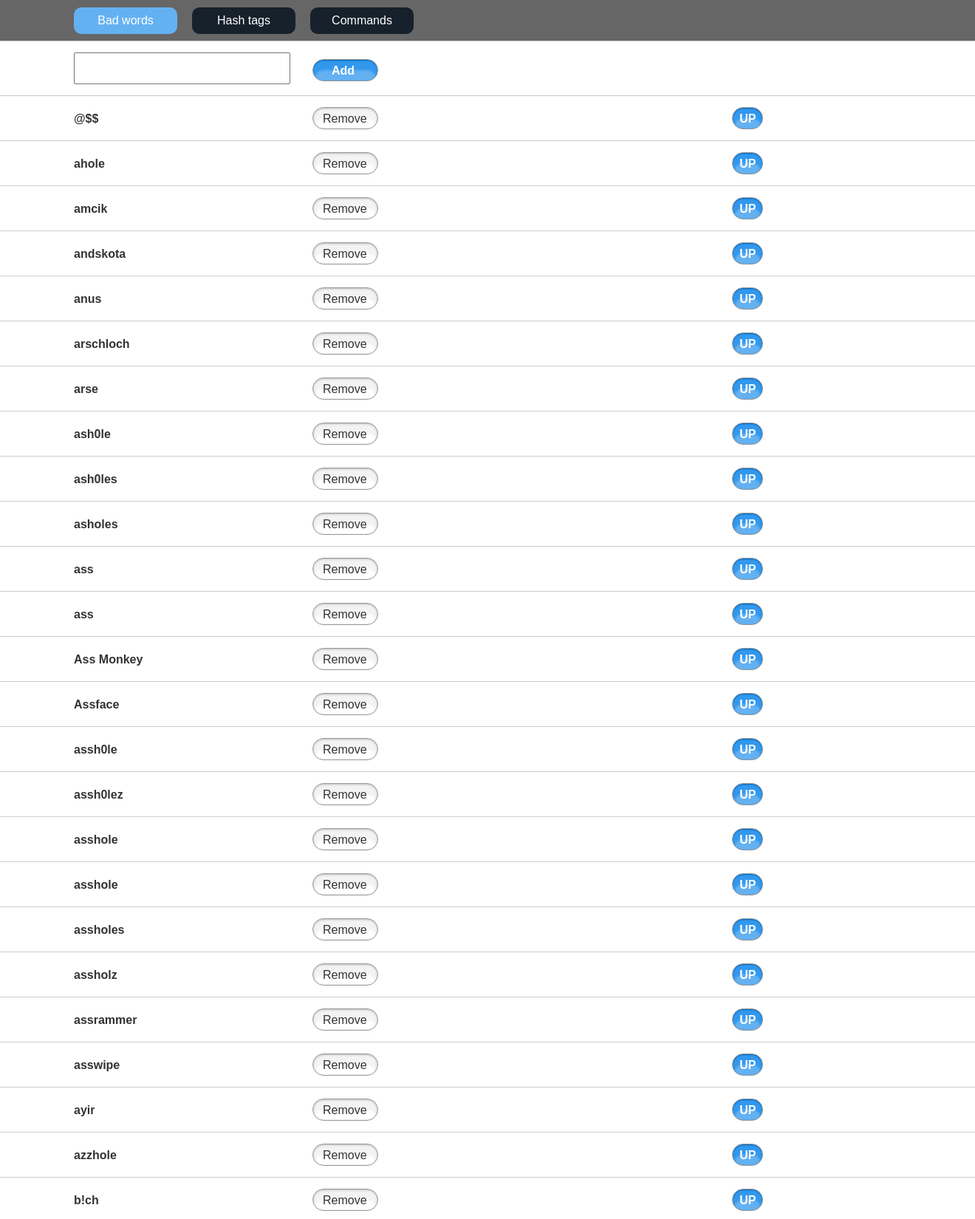
The page /?act=badwords (signed in, upper part) on the database its author committed.
### tables this page shows
CREATE TABLE IF NOT EXISTS `badwords` (
  `id` int(11) unsigned NOT NULL AUTO_INCREMENT,
  `word` varchar(255) NOT NULL,
  PRIMARY KEY (`id`)
);

### html/config/config.php (called while the page is built)
<?php
require_once 'serverswitch.php';
$server_switch = new ServerSwitch();
$config['db']['database']	= 'dewarshub_admin';
$config['db']['username']  	= 'dewarshub_admin';
$config['db']['password']  	= 'dewarshub_admin';
$config['db']['host']  		= 'localhost';
$config['upload_dir'] 		= $base .'/uploads';
$config['osc'] = array(
	 'host' 	=> 'localhost'
	,'port' 	=> 4444
);
$server_switch->addServer('nelson', 'nelson', false, $config);
$config = $server_switch->getConfig('nelson');

### html/config/serverswitch.php (called while the page is built, shortened)
<?php
class ServerSwitch {
	private $addresses = array();
	public function addServer($key, $name, $isProduction, $extraConfig) {
		$this->addresses[$key] = array(
			'ip' => $key
			,'name' => $name
			,'production' => $isProduction
			,'config' => $extraConfig
		);
	}
	public function getConfig($name = null) {
		return $this->addresses[$name]['config'];
	}
}

### html/inc/SimpleAuth.php (called while the page is built, shortened)
<?php
class SimpleAuth {
	private $logged_in;
	function __construct() {
		$this->logged_in = false;
	}
	public function preAuth() {
		if(array_key_exists('simple_auth_logged_in', $_SESSION)
			&& $_SESSION['simple_auth_logged_in'])
		{
			$this->logged_in = true;
			return true;
		}
		$this->logged_in = false;
		return false;
	}
	public function isLoggedIn() {
		return $this->logged_in;
	}
}

### html/prepend.php (called while the page is built, shortened)
<?php
$path = pathinfo(__FILE__);
$base = $path['dirname'];
require_once $base .'/config/config.php';
require_once $base .'/inc/DewarsAdmin.php';
$dewars = new DewarsAdmin($config);

### html/inc/Database.php (called while the page is built, shortened)
<?php
class Database {
	private $db = null;
	public function connect($host, $database, $username, $password) {
		try {
			$this->db = new PDO(
				'mysql:host=' .$host
				.';dbname=' .$database
				,$username
				,$password
				,array(1002 => "SET NAMES utf8")
			);
		}
		catch(PDOException $ex) {
			die('Cannot connect to database');
		}
	}
	private function getDB() {
		return $this->db;
	}
	public function fetchAll($table, $fieldString = null, $whereFields = null) {
		if($fieldString != null) {
			$sql = 'select ' .$fieldString .' from ' .$table;
			$where = null;
			if(is_array($whereFields)) {
				foreach($whereFields as $field => $values) {
					$where[] = $this->arraySQL($field, $values);
				}
				$sql .= ' where ' .implode(' AND ', $where);
			}
		}
		else {
			$where = array();
			$sql = $table;
		}
		$query = $this->getDB()->prepare($sql);
		if(!$query->execute($where)) {
			$info = $query->errorInfo();
			e($info[2]);
			l($info[2]);
			return false;
		}
		return $query->fetchAll(PDO::FETCH_ASSOC);
	}
};

### html/inc/DewarsAdmin.php (the view, shortened to what this page needs)
<?php
require_once 'SimpleAuth.php';
require_once 'Database.php';
class DewarsAdmin {
	private $auth = null;
	private $db = null;
	function __construct($config) {
		$this->auth = new SimpleAuth();
		$this->auth->dontUseIPChecks();
		$this->auth->addUser("diederick", "diederick");
		$this->auth->preAuth();
		$d = $config['db'];
		$this->db = new Database();
		$this->db->connect($d['host'], $d['database'], $d['username'], $d['password'] );
	}
	public function execute($req) {
		if(isset($req['act'])) {
			if($req['act'] == 'badwords') {
				echo $this->getBadWordsList();
			}
		}
	}
	public function isLoggedIn() {
		return $this->auth->isLoggedIn();
	}
	private function getBadWordsList() {
		$rows = $this->db->fetchAll('select * from badwords order by word');
		$html = '<form method="post" action="#">'
				.'<table class="list" id="badword_list">';
		$html .= '<tr>'
						.'<td class="title"><input type="text" name="word" id="new_badword" class="text"></td>'
						.'<td class="remove"><span class="save_button" id="new_badword_button">Add</td>'
						.'<td></td>'
					.'</tr>';
		foreach($rows as $row) {
			$html .= $this->getBadWordsRow($row);
		}
		$html .= '</table>'
				.'</form>';
		return $html;
	}
	private function getBadWordsRow($row) {
		$html = '<tr>'
				.'<td class="title"><div><a name="W' .$row['id'] .'">' .$row['word'] .'</a></div></td>'
				.'<td class="remove"><span class="remove_button" rel="' .$row['id'] .'">Remove</span></td>'
				.'<td class="up"><span class="up_button">UP</span></td>'
			.'</tr>';
		return $html;
	}
}

### html/index.php (shortened to what this page needs)
<?php
require_once 'prepend.php';
$dewars->preExecute($_REQUEST);
?>
<!DOCTYPE html PUBLIC "-//W3C//DTD XHTML 1.0 Strict//EN" "http://www.w3.org/TR/xhtml1/DTD/xhtml1-strict.dtd">
<html>
	<head>
		<link href="/assets/css/dewarsadmin.css" rel="stylesheet" type="text/css" media="screen" />
	</head>
	<body>
	<div id="content">
		<?php
		if($dewars->isLoggedIn()) {
		?>
		<div id="menu_wrapper">
			<ul id="menu" class="menu">
				<li class="<?php if($_REQUEST['act'] == 'badwords') echo "active"; ?>"><a href="/?act=badwords"><span>Bad words</span></a></li>
				<li class="<?php if($_REQUEST['act'] == 'hashtags') echo "active"; ?>"><a href="/?act=hashtags"><span>Hash tags</span></a></li>
				<li class="<?php if($_REQUEST['act'] == 'commands') echo "active"; ?>"><a href="/?act=commands"><span>Commands</span></a></li>
			</ul>
		</div>
		<div id="wrapper">
		<?php
		}
		$dewars->execute($_REQUEST);
		?>
		</div>
	</div>
	</body>
</html>

### html/assets/css/dewarsadmin.css (style rules this page uses)
html, body, div, span, applet, object, iframe, h1, h2, h3, h4, h5, h6, p, blockquote, pre, a, abbr, acronym, address, big, cite, code, del, dfn, em, img, ins, kbd, q, s, samp, small, strike, strong, sub, sup, tt, var, b, u, i, center, dl, dt, dd, ol, ul, li, fieldset, form, label, legend, table, caption, tbody, tfoot, thead, tr, th, td, article, aside, canvas, details, embed, figure, figcaption, footer, header, hgroup, menu, nav, output, ruby, section, summary, time, mark, audio, video { margin: 0; padding: 0; border: 0; font-size: 100%; font: inherit; vertical-align: baseline; }
body { line-height: 1; overflow-x: hidden; }
ol, ul { list-style: none; }
table { border-collapse: collapse; border-spacing: 0; }
#menu_wrapper { padding:10px; background-color:#666; width:100%; height:35px; border-bottom:1px solid #ccc; padding-left:100px; }
.menu li { width:120px; float:left; margin-right:20px; padding:10px; background-color:rgb(22,33,44); text-align:center; -moz-border-radius: 10px; -webkit-border-radius: 10px; cursor:hand; }
.menu li a { display:inline-block; width:100%; }
.menu li a { color:white; }
#menu_wrapper .menu li.active { background-color:#64B1F2; }
body { margin:0; padding:0; font-family:'Lucida Grande', Arial; color:#333; height:480px; }
a { text-decoration:none; }
#wrapper { padding:0px; }
table.list { width:100%; }
table.list td { padding:15px; border-bottom:1px solid #ccc; }
table.list td.title { font-weight:bold; width:200px; padding-left:100px; }
span.command, span.up_button, span.save_button, table.list td span.remove_button { display:block; box-shadow: inset 0 1px 3px #BABABA, inset 0 12px 3px 2px rgba(232, 232, 232, 0.5); height:28px; width:87px; border:1px solid #979797; border-radius: 20px; overflow: hidden; line-height:30px; text-indent:13px; cursor:pointer; }
span.command, span.up_button, span.save_button { font-weight:bold; text-indent:25px; box-shadow: inset 0 1px 2px #0063B7, inset 0 12px 3px 2px rgba(0, 127, 234, 0.5); background-color: #64B1F2; color:white; }
span.up_button { width:40px; text-indent:9px; }
input.text { padding:5px; font-family:'Lucida Grande', Arial; font-size:25px; }

### rows shown on the page
badwords: word "@$$"
badwords: word "ahole"
badwords: word "amcik"
badwords: word "andskota"
badwords: word "anus"
badwords: word "arschloch"
badwords: word "arse"
badwords: word "ash0le"
badwords: word "ash0les"
badwords: word "asholes"
badwords: word "ass"
badwords: word "ass"
badwords: word "Ass Monkey"
badwords: word "Assface"
badwords: word "assh0le"
badwords: word "assh0lez"
badwords: word "asshole"
badwords: word "asshole"
badwords: word "assholes"
badwords: word "assholz"
badwords: word "assrammer"
badwords: word "asswipe"
badwords: word "ayir"
badwords: word "azzhole"
badwords: word "b!ch"
